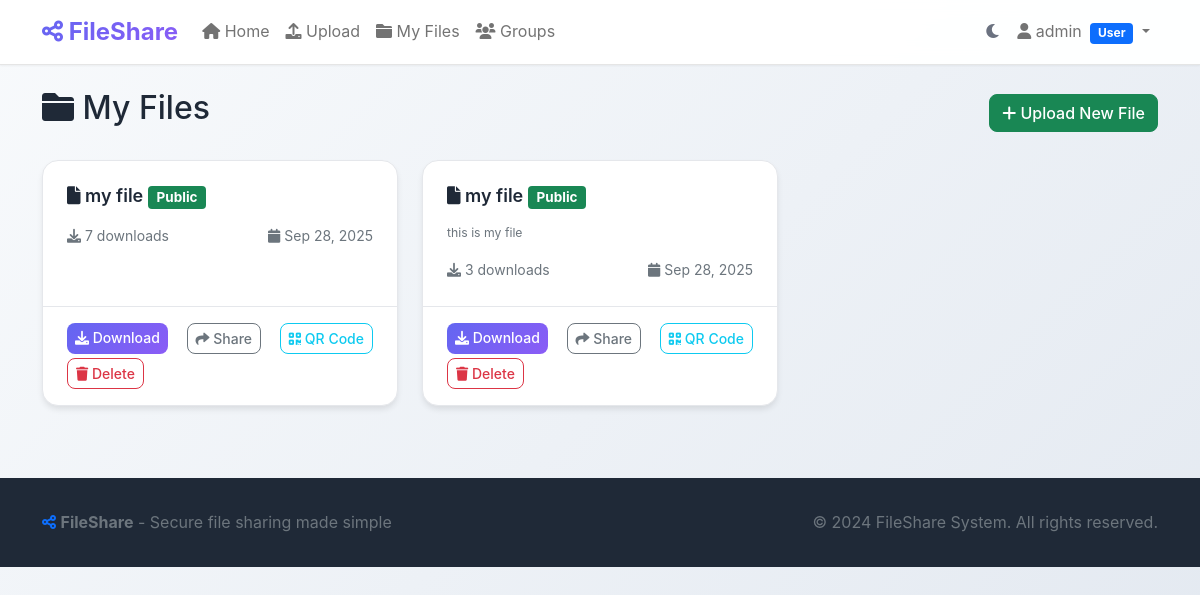
Before: /my-files/ (signed in) with the older database file.
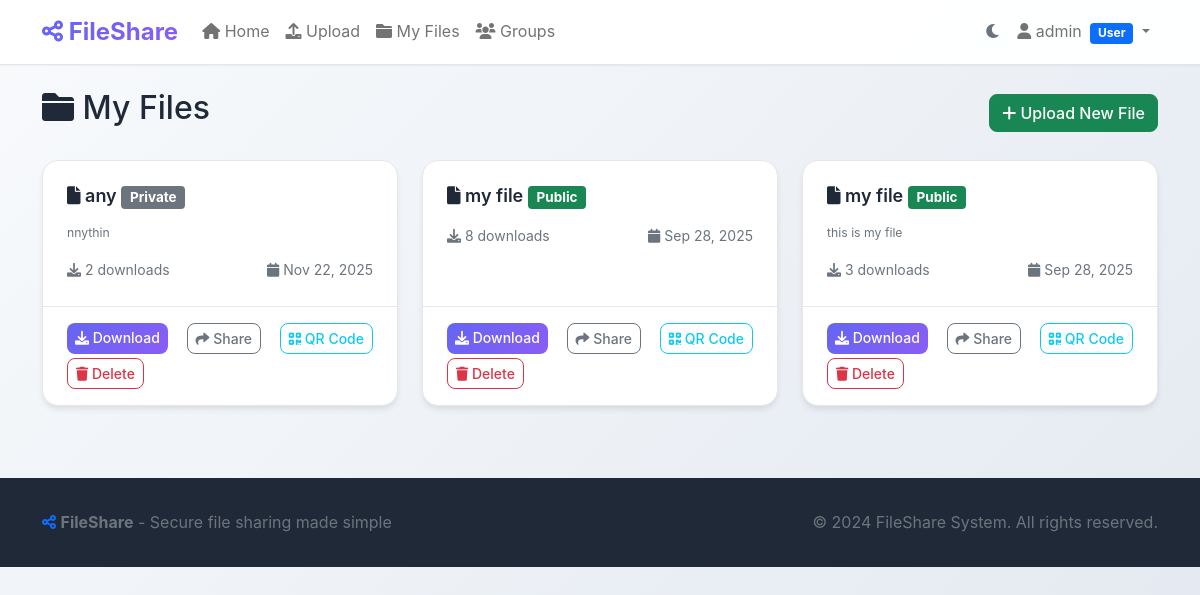
After: the same page with the newer database file.
### files/models.py (models this page shows, shortened)
class UserProfile(models.Model):
    ROLE_CHOICES = [
        ('user', 'User'),
        ('manager', 'Manager'),
        ('admin', 'Admin'),
    ]
    user = models.OneToOneField(User, on_delete=models.CASCADE)
    role = models.CharField(max_length=10, choices=ROLE_CHOICES, default='user')
    created_at = models.DateTimeField(auto_now_add=True)
    updated_at = models.DateTimeField(auto_now=True)
    def is_manager(self):
        return self.role in ['manager', 'admin']
    def can_view_all_files(self):
        return self.role in ['manager', 'admin']

class SharedFile(models.Model):
    title = models.CharField(max_length=200)
    description = models.TextField(blank=True, null=True)
    file = models.FileField(upload_to=upload_to)
    uploaded_by = models.ForeignKey(User, on_delete=models.CASCADE)
    upload_date = models.DateTimeField(auto_now_add=True)
    download_count = models.PositiveIntegerField(default=0)
    is_public = models.BooleanField(default=False)  # Changed default to False
    share_code = models.CharField(max_length=10, unique=True, blank=True)
    allowed_users = models.ManyToManyField(User, related_name='shared_files', blank=True)
    allowed_groups = models.ManyToManyField(Group, related_name='shared_files', blank=True)
    class Meta:
        ordering = ['-upload_date']

### files/views.py (the view)
# urls.py: path('my-files/', views.my_files, name='my_files'),
@login_required
def my_files(request):
    profile, created = UserProfile.objects.get_or_create(user=request.user)
    if profile.can_view_all_files():
        files = SharedFile.objects.all()
    else:
        files = SharedFile.objects.filter(
            Q(uploaded_by=request.user) |
            Q(is_public=True) |
            Q(allowed_users=request.user) |
            Q(allowed_groups__members=request.user)
        ).distinct()
    return render(request, 'files/my_files.html', {'files': files})

### templates/files/my_files.html (shortened to what this page needs)
{% extends 'files/base.html' %}
{% block content %}
<div class="row">
    <div class="col-12">
        <div class="d-flex justify-content-between align-items-center mb-4">
            <h2>
                <i class="fas fa-folder"></i> My Files
            </h2>
            <a href="{% url 'upload' %}" class="btn btn-success">
                <i class="fas fa-plus"></i> Upload New File
            </a>
        </div>
        {% if files %}
            <div class="row">
                {% for file in files %}
                <div class="col-md-6 col-lg-4 mb-4">
                    <div class="card file-card h-100">
                        <div class="card-body">
                            <h5 class="card-title">
                                <i class="fas fa-file"></i> {{ file.title }}
                                {% if file.is_public %}
                                    <span class="badge bg-success">Public</span>
                                {% else %}
                                    <span class="badge bg-secondary">Private</span>
                                {% endif %}
                            </h5>
                            <p class="card-text text-muted">
                                <small>{{ file.description|truncatechars:100 }}</small>
                            </p>
                            <div class="d-flex justify-content-between align-items-center">
                                <small class="text-muted">
                                    <i class="fas fa-download"></i> {{ file.download_count }} downloads
                                </small>
                                <small class="text-muted">
                                    <i class="fas fa-calendar"></i> {{ file.upload_date|date:"M d, Y" }}
                                </small>
                            </div>
                        </div>
                        <div class="card-footer bg-transparent">
                            <div class="d-flex justify-content-between flex-wrap gap-1">
                                <a href="{% url 'download' file.id %}" class="btn btn-primary btn-sm">
                                    <i class="fas fa-download"></i> Download
                                </a>
                                <a href="{% url 'view_share' file.share_code %}" class="btn btn-outline-secondary btn-sm">
                                    <i class="fas fa-share"></i> Share
                                </a>
                                <a href="{% url 'view_share' file.share_code %}" class="btn btn-outline-info btn-sm">
                                    <i class="fas fa-qrcode"></i> QR Code
                                </a>
                                <a href="{% url 'delete' file.id %}" class="btn btn-outline-danger btn-sm"
                                   onclick="return confirm('Are you sure you want to delete this file?')">
                                    <i class="fas fa-trash"></i> Delete
                                </a>
                            </div>
                        </div>
                    </div>
                </div>
                {% endfor %}
            </div>
        {% endif %}
    </div>
</div>
{% endblock %}

### templates/files/base.html (shortened to what this page needs)
<!DOCTYPE html>
<html lang="en">
<head>
    <link href="https://cdn.jsdelivr.net/npm/bootstrap@5.1.3/dist/css/bootstrap.min.css" rel="stylesheet">
    <link href="https://cdnjs.cloudflare.com/ajax/libs/font-awesome/6.0.0/css/all.min.css" rel="stylesheet">
</head>
<body>
    <nav class="navbar navbar-expand-lg navbar-light">
        <div class="container">
            <a class="navbar-brand" href="{% url 'home' %}">
                <i class="fas fa-share-alt"></i> FileShare
            </a>
            <div class="collapse navbar-collapse" id="navbarNav">
                <ul class="navbar-nav me-auto">
                    <li class="nav-item">
                        <a class="nav-link fw-semibold" href="{% url 'home' %}">
                            <i class="fas fa-home"></i> Home
                        </a>
                    </li>
                    {% if user.is_authenticated %}
                    <li class="nav-item">
                        <a class="nav-link fw-semibold" href="{% url 'upload' %}">
                            <i class="fas fa-upload"></i> Upload
                        </a>
                    </li>
                    <li class="nav-item">
                        <a class="nav-link fw-semibold" href="{% url 'my_files' %}">
                            <i class="fas fa-folder"></i> My Files
                        </a>
                    </li>
                    <li class="nav-item">
                        <a class="nav-link fw-semibold" href="{% url 'groups_list' %}">
                            <i class="fas fa-users"></i> Groups
                        </a>
                    </li>
                    {% endif %}
                </ul>
                <ul class="navbar-nav">
                    <li class="nav-item">
                        <button class="btn btn-link nav-link theme-toggle" onclick="toggleTheme()" title="Toggle Dark Mode">
                            <i class="fas fa-moon" id="theme-icon"></i>
                        </button>
                    </li>
                    {% if user.is_authenticated %}
                    <li class="nav-item dropdown">
                        <a class="nav-link dropdown-toggle fw-semibold" href="#" id="navbarDropdown" role="button" data-bs-toggle="dropdown">
                            <i class="fas fa-user"></i> {{ user.username }}
                            {% if user.userprofile.role %}
                            <span class="badge bg-{% if user.userprofile.role == 'admin' %}danger{% elif user.userprofile.role == 'manager' %}warning{% else %}primary{% endif %} ms-1">
                                {{ user.userprofile.get_role_display }}
                            </span>
                            {% endif %}
                        </a>
                    </li>
                    {% endif %}
                </ul>
            </div>
        </div>
    </nav>
    <main class="container mt-4">
        {% block content %}
        {% endblock %}
    </main>
    <footer class="mt-5">
        <div class="container">
            <div class="row align-items-center">
                <div class="col-md-6">
                    <p class="mb-0 text-muted">
                        <i class="fas fa-share-alt text-primary"></i>
                        <strong>FileShare</strong> - Secure file sharing made simple
                    </p>
                </div>
                <div class="col-md-6 text-md-end">
                    <p class="mb-0 text-muted">
                        &copy; 2024 FileShare System. All rights reserved.
                    </p>
                </div>
            </div>
        </div>
    </footer>
</body>
</html>

### templates/files/base.html (style rules this page uses)
:root { --primary-color: #6366f1; --secondary-color: #8b5cf6; --accent-color: #06b6d4; --success-color: #10b981; --warning-color: #f59e0b; --danger-color: #ef4444; --dark-color: #1f2937; --light-color: #f8fafc; --gradient-primary: linear-gradient(135deg, #6366f1 0%, #8b5cf6 100%); --gradient-secondary: linear-gradient(135deg, #06b6d4 0%, #3b82f6 100%); --shadow-sm: 0 1px 2px 0 rgb(0 0 0 / 0.05); --shadow-md: 0 4px 6px -1px rgb(0 0 0 / 0.1); --shadow-lg: 0 10px 15px -3px rgb(0 0 0 / 0.1); --shadow-xl: 0 20px 25px -5px rgb(0 0 0 / 0.1); }
body { font-family: 'Inter', -apple-system, BlinkMacSystemFont, 'Segoe UI', Roboto, sans-serif; line-height: 1.6; color: var(--dark-color); background: linear-gradient(135deg, #f8fafc 0%, #e2e8f0 100%); min-height: 100vh; }
.navbar { background: rgba(255, 255, 255, 0.95) !important; backdrop-filter: blur(10px); border-bottom: 1px solid rgba(0, 0, 0, 0.1); box-shadow: var(--shadow-sm); z-index: 1050; position: relative; }
.navbar-brand { font-weight: 700; font-size: 1.5rem; background: var(--gradient-primary); -webkit-background-clip: text; -webkit-text-fill-color: transparent; background-clip: text; }
.file-card { background: white; border-radius: 1rem; box-shadow: var(--shadow-md); transition: all 0.3s ease; border: 1px solid #e5e7eb; overflow: hidden; height: 100%; }
.file-card .card-body { padding: 1.5rem; }
.file-card .card-title { font-size: 1.125rem; font-weight: 600; margin-bottom: 0.75rem; color: var(--dark-color); }
.file-card .card-text { color: #6b7280; font-size: 0.875rem; margin-bottom: 1rem; }
.file-card .card-footer { background: #f8fafc; border-top: 1px solid #e5e7eb; padding: 1rem 1.5rem; }
.btn { border-radius: 0.5rem; font-weight: 500; transition: all 0.3s ease; }
.btn-primary { background: var(--gradient-primary); border: none; }
footer { background: var(--dark-color); color: white; padding: 2rem 0; }
.theme-toggle { border: none !important; background: none !important; color: #6b7280 !important; transition: all 0.3s ease; border-radius: 0.5rem; padding: 0.5rem; }

Changed rows visible on the page:
added SharedFile: title "any", is_public "Private", description "nnythin", download_count "2", upload_date "Nov 22, 2025"
changed SharedFile (number 2 of 3 on the later page): download_count "7" → "8"
